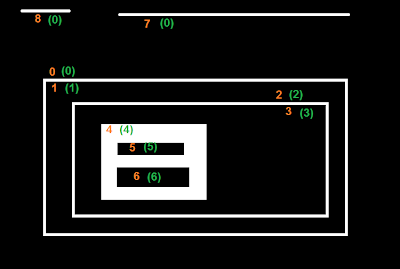
//> input picture PDI/ex_3/line_2_2.png, 400 x 269 px
$ ./labeling_legal line_2_2.png   (built with g++ and OpenCV 4)
//> lines starting //> are read from the running program, lines starting //| are printed output that depends on the picture; after the words box and inside, x2 and y2 are one past the last pixel; in counts of white or black regions, pixels touching at a corner belong together
#include <opencv2/opencv.hpp>
#include <bits/stdc++.h>

using namespace cv;
using namespace std;

int main(int argc, char** argv){
  Mat image, mask;
  int width, height;
  int nobjects;
  int nholes;
  bool hole_computed;

  CvPoint p;
  image = imread(argv[1],CV_LOAD_IMAGE_GRAYSCALE);
//> image: 269 rows x 400 cols, CV_8UC1; min 0, max 255, mean 28.1

  if(!image.data){
    std::cout << "imagem nao carregou corretamente\n";
    return(-1);
  }
  width=image.size().width;
//> width = 400
  height=image.size().height;
//> height = 269

  // Remove border objects
  for(int i=0; i<height; i++){
    for(int j=0; j<width; j++){
      if(i==height-1 || i==0 || j==0 || j==width-1){
        if(image.at<uchar>(i,j) == 255){
		  nobjects++;
		  p.x=j;
		  p.y=i;
	  	  floodFill(image,p,0);
	    }
	  }
	}
  }
//> after the loop, nobjects = 0

  p.x=0;
//> p = Point(0, 0)
  p.y=0;
  // Make holes to be different with image color
  floodFill(image,p,70);
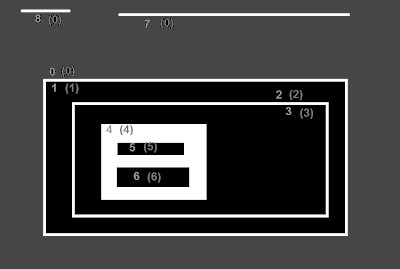
//> image: 269 rows x 400 cols, CV_8UC1; min 0, max 255, mean 65.8

  // Find objects
  nobjects=0;
  for(int i=0; i<height; i++){
    for(int j=0; j<width; j++){
      if(image.at<uchar>(i,j) == 255){
		// object found
		nobjects++;
		p.x=j;
		p.y=i;
		floodFill(image,p,140);
	  }
	}
  }
//> this loop made 269 passes
//> nobjects on passes 1 to 3: 0, 0, 0
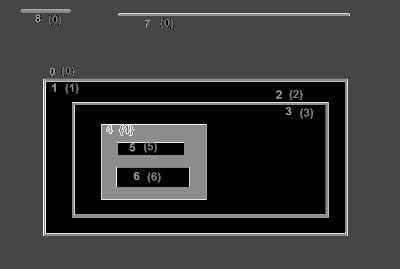
//> image: 269 rows x 400 cols, CV_8UC1; 8.26% of pixels changed, all inside (x1, y1, x2, y2) = (21, 10, 349, 236)
//> after the loop, nobjects = 8

  // Find objects with holes
  nholes=0;
  hole_computed=false;
  for(int i=0; i<height; i++){
    for(int j=0; j<width; j++){
      if(image.at<uchar>(i,j) == 210){
        hole_computed=true;
      }
      else if(image.at<uchar>(i,j) == 70){
        hole_computed=false;
      }
//> (the run ends here: the program needs code that is not available in this run, at `if(image.at(i,j) == 0 && !hole_computed)`)
